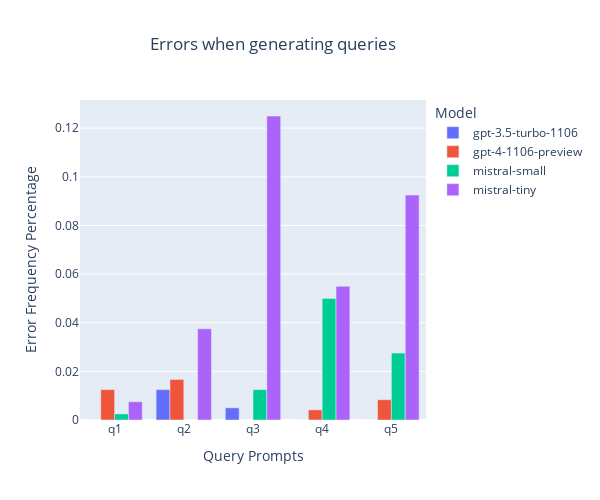

Notebook source saved alongside this figure:
### Code cell
melted_df = pd.melt(seed_df, id_vars=['model'], value_vars=['q1_answer_error', 'q2_answer_error', 'q3_answer_error', 'q4_answer_error', 'q5_answer_error'],
                    var_name='query', value_name='operator')

# Group by 'model' and sum the answers for each question
summed_df = melted_df.groupby(['model', 'query']).sum().reset_index()
summed_df['count'] = melted_df.groupby(['model', 'query']).count().reset_index()['operator']
summed_df['operator']  = summed_df['operator']/summed_df['count']



summed_df['query'] = summed_df['query'].apply(lambda x: x.rstrip("_answer_error"))
#custom_labels = {'q1_answer_error': 'q1', 'q2_answer_error': 'q2', 'q3_answer_error': 'q3', 'q4_answer_error': 'q4', 'q5_answer_error': 'q5', 'guided_query_error': 'guided query'}
#custom_labels = ['q1','q2','q3','q4','q5','guided_query']

fig = px.bar(summed_df, x='query', y='operator', color='model',
             title='Errors when generating queries',
             labels={'query': 'Query Prompts', 'operator': 'Error Frequency Percentage', 'model': 'Model'},
     )

# Customize layout if needed
fig.update_layout(barmode='group', xaxis={'type': 'category'}, width=600, height=500, title_x=0.25)

# Show the plot
fig.show()

### Figure 1 — Plotly figure (JSON) as saved in the notebook; plotly's stock layout.template omitted (floating-point values rounded to 4 significant figures)
{"data": [{"alignmentgroup": "True", "hovertemplate": "Model=gpt-3.5-turbo-1106<br>Query Prompts=%{x}<br>Error Frequency Percentage=%{y}<extra></extra>", "legendgroup": "gpt-3.5-turbo-1106", "marker": {"color": "#636efa", "pattern": {"shape": ""}}, "name": "gpt-3.5-turbo-1106", "offsetgroup": "gpt-3.5-turbo-1106", "orientation": "v", "showlegend": true, "textposition": "auto", "type": "bar", "x": ["q1", "q2", "q3", "q4", "q5"], "xaxis": "x", "y": [0, 0.0125, 0.005, 0, 0], "yaxis": "y"}, {"alignmentgroup": "True", "hovertemplate": "Model=gpt-4-1106-preview<br>Query Prompts=%{x}<br>Error Frequency Percentage=%{y}<extra></extra>", "legendgroup": "gpt-4-1106-preview", "marker": {"color": "#EF553B", "pattern": {"shape": ""}}, "name": "gpt-4-1106-preview", "offsetgroup": "gpt-4-1106-preview", "orientation": "v", "showlegend": true, "textposition": "auto", "type": "bar", "x": ["q1", "q2", "q3", "q4", "q5"], "xaxis": "x", "y": [0.0125, 0.01667, 0, 0.004167, 0.008333], "yaxis": "y"}, {"alignmentgroup": "True", "hovertemplate": "Model=mistral-small<br>Query Prompts=%{x}<br>Error Frequency Percentage=%{y}<extra></extra>", "legendgroup": "mistral-small", "marker": {"color": "#00cc96", "pattern": {"shape": ""}}, "name": "mistral-small", "offsetgroup": "mistral-small", "orientation": "v", "showlegend": true, "textposition": "auto", "type": "bar", "x": ["q1", "q2", "q3", "q4", "q5"], "xaxis": "x", "y": [0.0025, 0, 0.0125, 0.05, 0.0275], "yaxis": "y"}, {"alignmentgroup": "True", "hovertemplate": "Model=mistral-tiny<br>Query Prompts=%{x}<br>Error Frequency Percentage=%{y}<extra></extra>", "legendgroup": "mistral-tiny", "marker": {"color": "#ab63fa", "pattern": {"shape": ""}}, "name": "mistral-tiny", "offsetgroup": "mistral-tiny", "orientation": "v", "showlegend": true, "textposition": "auto", "type": "bar", "x": ["q1", "q2", "q3", "q4", "q5"], "xaxis": "x", "y": [0.0075, 0.0375, 0.125, 0.055, 0.0925], "yaxis": "y"}], "layout": {"barmode": "group", "height": 500, "legend": {"title": {"text": "Model"}, "tracegroupgap": 0}, "title": {"text": "Errors when generating queries", "x": 0.25}, "width": 600, "xaxis": {"anchor": "y", "autorange": true, "domain": [0, 1], "range": [-0.5, 4.5], "title": {"text": "Query Prompts"}, "type": "category"}, "yaxis": {"anchor": "x", "autorange": true, "domain": [0, 1], "range": [0, 0.1316], "title": {"text": "Error Frequency Percentage"}, "type": "linear"}}}
